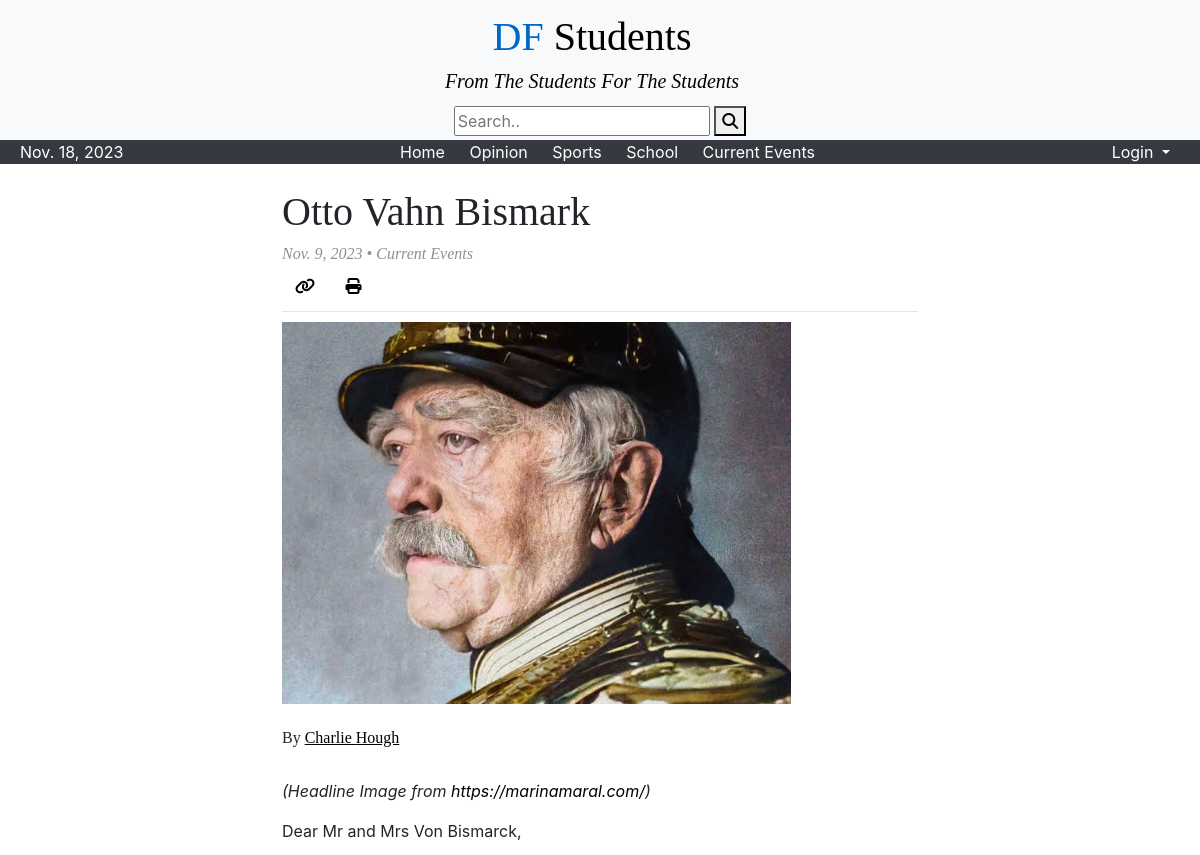
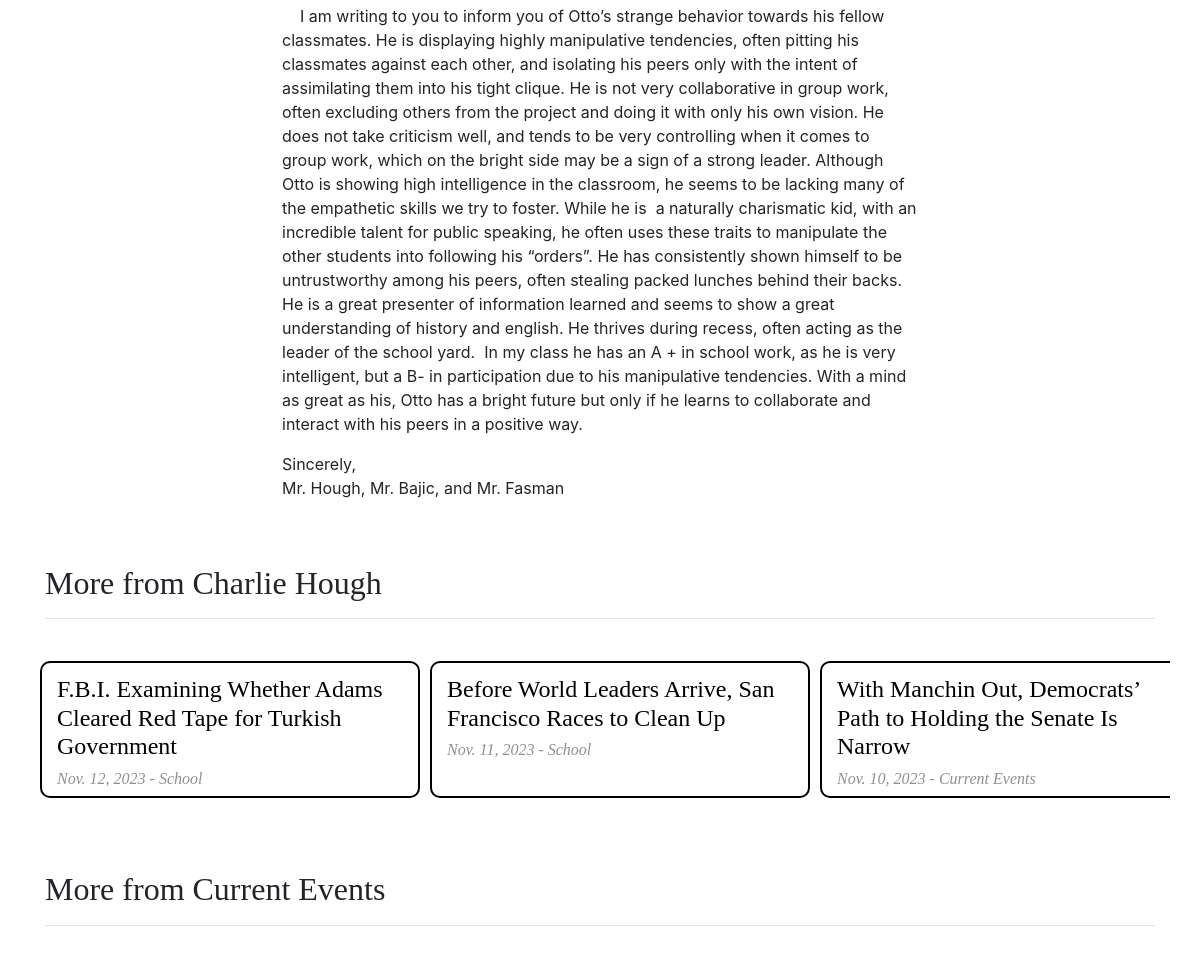
Screenshot of /story/8ACC with the database file from the repository (2 pictures, top to bottom).
### main/models.py (models this page shows, shortened)
class Story(models.Model):
    title = models.CharField(max_length=200, default="New Story") # Headline
    author = models.ForeignKey(User, on_delete=models.CASCADE) # author user model
    date = models.DateField(timezone.now, null=True) # Current date
    content = RichTextField(blank=True, null=True)
    story_id = models.CharField(editable=False, max_length=4, default=generate_unique_id, unique=True)
    OPINION = "Opinion"
    SPORTS = "Sports"
    SCHOOL = "School"
    CURRENTEVENTS = "Current Events"
    DELETED = "Deleted"
    DRAFT = "Draft"
    AWAITING_EDITOR_APPROVAL = "Awaiting Editor Approval"
    AWAITING_EDITOR_IN_CHIEF_APPROVAL = "Awaiting Editor In Chief Approval"
    PUBLISHED = "Published"
    category_choices = [(OPINION, "Opinion"),
                (SPORTS, "Sports"),
                (SCHOOL, "School"),
                (CURRENTEVENTS, "Current Events")]
    state_choices = [(DRAFT, "Draft"),
                (AWAITING_EDITOR_APPROVAL, "Awaiting Editor Approval"),
                (AWAITING_EDITOR_IN_CHIEF_APPROVAL, "Awaiting Editor In Chief Approval"),
                (PUBLISHED, "Published"),
                (DELETED, "Deleted")]
    category = models.CharField(max_length=20, choices=category_choices, default=SCHOOL) # Catergory of Article
    state = models.CharField(max_length=50, null=True, blank=True, choices=state_choices, default=DRAFT)
    story_image = models.ImageField(verbose_name='Headline Image', null=True, blank=True, upload_to="images/")

### main/views.py (the view, shortened to what this page needs)
# urls.py: path("story/<str:id>", views.story_view, name="story_view"),
def story_view(request, id):
    user = request.user
    user_reading_list = []
    in_reading_list = False
    if user.is_authenticated:
        user_reading_list = ReadingList.objects.all().get(assigned_user=user)
        reading_list = json.loads(user_reading_list.reading_list)["reading_list"]
        in_reading_list = id in reading_list
    story = Story.objects.all().get(story_id=id)
    more_from_author = []
    more_from_category = []
    if len(Story.objects.all().filter(author=story.author)) > 1:
        more_from_author.extend(Story.objects.all().filter(author=story.author, state="Published").exclude(story_id=story.story_id).order_by('date').reverse())
    if len(Story.objects.all().filter(category=story.category).exclude(story_id=story.story_id)) > 1:
        more_from_category.extend(Story.objects.all().filter(category=story.category, state="Published").exclude(author=story.author).order_by('date').reverse())
    return render(request = request,
                  template_name='main/story.html',
                  context={'story':story,
                            'date':date.today(),
                            'in_reading_list':in_reading_list,
                            'more_from_author':more_from_author,
                            'more_from_category':more_from_category})

### main/templatetags/custom_tags.py (called while the page is built)
@register.simple_tag
def is_writer(user):
    groups = []
    for group in user.groups.all():
        groups.append(group.name)
    return 'Writer' in groups

@register.simple_tag
def is_editor(user):
    groups = []
    for group in user.groups.all():
        groups.append(group.name)
    return 'Editor' in groups

@register.simple_tag
def is_developer(user):
    groups = []
    for group in user.groups.all():
        groups.append(group.name)
    return 'Developer' in groups

@register.simple_tag
def is_chief(user):
    groups = []
    for group in user.groups.all():
        groups.append(group.name)
    return 'Editor In Chief' in groups

### main/templates/main/story.html (shortened to what this page needs)
{% extends "main/header.html" %}
{% block content %}
<div class="container" style="width:60%">
    <br>
    <h1 class="story-title">{{ story.title }}</h1>
    <h6 class="story-date">{{ story.date }} • {{ story.category }}</h2>
    <button title="Copy Link" class="share-button btn" onclick="copyText()"><i class="fa-solid fa-link"></i></button>
    <button title="Print" class="share-button btn" onclick="window.print()"><i class="fa-solid fa-print"></i></button>
    <hr class="story-hr">
    {% if story.story_image %}
        <img class="headline-img" src="{{ story.story_image.url }}">
    {% endif %}
    <br>
    <br>
    <h6 class="story-title">By <a href="/profile/{{ story.author }}" style="text-decoration: underline !important;">{{ story.author.first_name }} {{ story.author.last_name }}</a></h6>
    <br>
    {{ story.content|safe }}
</div>
<br>
<h2 class="story-title">More from {{ story.author.first_name }} {{ story.author.last_name}}</h2>
<hr>
<div class="scrolling-wrapper row flex-row flex-nowrap mt-4 pb-4 pt-2">
{% for story in more_from_author %}
    <div class="col-4 story-block">
        <a style="display: inline-block;" href="/story/{{ story.story_id }}"><h4 class="story-title">{{ story.title }}</h4></a>
        <h6 class="story-date">{{ story.date }} - {{story.category}}</h6>
    </div>
{% endfor %}
</div>
<br>
<br>
<h2 class="story-title">More from {{ story.category }}</h2>
<hr>
{% endblock %}

### main/static/style.css (style rules this page uses)
.headline-img { width: 80%; }
.story-block { border: solid; border-radius: 10px; border-width: 2px; border-color: black; min-height: 260px; padding-left: 3%; padding-right: 3%; padding-top: 1%; margin-top: 10px; margin-left: 10px; }
.story-title { font-family: "PT Serif", serif; }
.story-date { font-family: "PT Serif", serif; font-style: italic; color:#909090; width: fit-content; }
.share-button { padding: 12px 16px; font-size: 16px; cursor: pointer; background-color: white; }
.story-hr { margin-top: 10px; margin-bottom: 10px; }
.scrolling-wrapper { overflow-x: auto; }
[title] { position: relative; }
[title]:after { font-family: "PT Serif", serif; content: attr(title); position: absolute; z-index: 10; left: 50%; top: 90%; color: white; background-color: #353535; width: max-content; border: solid; opacity: 0; transition: opacity 0.75s ease-in-out; -webkit-transition: opacity 0.75s ease-in-out; }
a { color: black !important; text-decoration: none !important; }

### rows the page displays
Story: title "Otto Vahn Bismark", date "Nov. 9, 2023", category "Current Events", story_image (picture), author.first_name "Charlie", author.last_name "Hough", content "(Headline Image from https://marinamaral.com/ ) Dear Mr and Mrs Von Bismarck, I am writing to you to inform you of Otto’s strange behavior towards his fellow classmates. He is displaying highly manipulative tendencies, often pitting his classmates against each other, and isolating his peers only with the intent of assimilating them into his tight clique. He is not very collaborative in group work, often excluding others from the project and doing it with only his own vision. He does not take criticism well, and tends to be very controlling when it comes to group work, which on the bright side may be a sign of a strong leader. Although Otto is showing high intelligence in the classroom, he…"
Story: title "F.B.I. Examining Whether Adams Cleared Red Tape for Turkish Government", date "Nov. 12, 2023", category "School"
Story: title "Before World Leaders Arrive, San Francisco Races to Clean Up", date "Nov. 11, 2023", category "School"
Story: title "With Manchin Out, Democrats’ Path to Holding the Senate Is Narrow", date "Nov. 10, 2023", category "Current Events"
